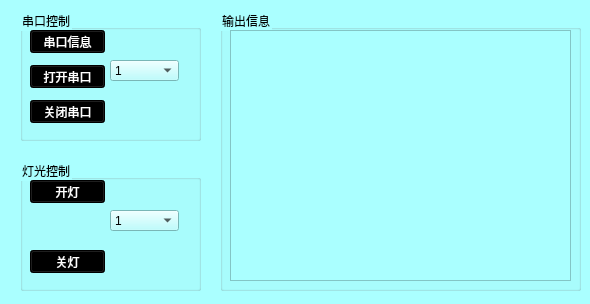
<?xml version="1.0" encoding="UTF-8"?>
<ui version="4.0">
 <class>ChuanKou</class>
 <widget class="QWidget" name="ChuanKou">
  <property name="geometry">
   <rect>
    <x>0</x>
    <y>0</y>
    <width>590</width>
    <height>304</height>
   </rect>
  </property>
  <property name="windowTitle">
   <string>Form</string>
  </property>
  <property name="styleSheet">
   <string notr="true">background-color: rgb(170, 255, 255);</string>
  </property>
  <widget class="QGroupBox" name="groupBox">
   <property name="geometry">
    <rect>
     <x>20</x>
     <y>10</y>
     <width>181</width>
     <height>131</height>
    </rect>
   </property>
   <property name="title">
    <string>串口控制</string>
   </property>
   <widget class="QComboBox" name="comboBox">
    <property name="geometry">
     <rect>
      <x>90</x>
      <y>50</y>
      <width>69</width>
      <height>21</height>
     </rect>
    </property>
    <item>
     <property name="text">
      <string>1</string>
     </property>
    </item>
    <item>
     <property name="text">
      <string>2</string>
     </property>
    </item>
    <item>
     <property name="text">
      <string>3</string>
     </property>
    </item>
    <item>
     <property name="text">
      <string>4</string>
     </property>
    </item>
    <item>
     <property name="text">
      <string>5</string>
     </property>
    </item>
    <item>
     <property name="text">
      <string>6</string>
     </property>
    </item>
    <item>
     <property name="text">
      <string>7</string>
     </property>
    </item>
    <item>
     <property name="text">
      <string>8</string>
     </property>
    </item>
    <item>
     <property name="text">
      <string>9</string>
     </property>
    </item>
    <item>
     <property name="text">
      <string>10</string>
     </property>
    </item>
    <item>
     <property name="text">
      <string>11</string>
     </property>
    </item>
    <item>
     <property name="text">
      <string>12</string>
     </property>
    </item>
   </widget>
   <widget class="QPushButton" name="pushButton_2">
    <property name="geometry">
     <rect>
      <x>10</x>
      <y>90</y>
      <width>75</width>
      <height>23</height>
     </rect>
    </property>
    <property name="styleSheet">
     <string notr="true">color: rgb(255, 255, 255);
background-color: rgb(0, 0, 0);</string>
    </property>
    <property name="text">
     <string>关闭串口</string>
    </property>
   </widget>
   <widget class="QPushButton" name="pushButton">
    <property name="geometry">
     <rect>
      <x>10</x>
      <y>55</y>
      <width>75</width>
      <height>23</height>
     </rect>
    </property>
    <property name="styleSheet">
     <string notr="true">color: rgb(255, 255, 255);
background-color: rgb(0, 0, 0);</string>
    </property>
    <property name="text">
     <string>打开串口</string>
    </property>
   </widget>
   <widget class="QPushButton" name="pushButton_5">
    <property name="geometry">
     <rect>
      <x>10</x>
      <y>20</y>
      <width>75</width>
      <height>23</height>
     </rect>
    </property>
    <property name="styleSheet">
     <string notr="true">color: rgb(255, 255, 255);
background-color: rgb(0, 0, 0);</string>
    </property>
    <property name="text">
     <string>串口信息</string>
    </property>
   </widget>
  </widget>
  <widget class="QGroupBox" name="groupBox_2">
   <property name="geometry">
    <rect>
     <x>20</x>
     <y>160</y>
     <width>181</width>
     <height>131</height>
    </rect>
   </property>
   <property name="title">
    <string>灯光控制</string>
   </property>
   <widget class="QComboBox" name="comboBox_2">
    <property name="geometry">
     <rect>
      <x>90</x>
      <y>50</y>
      <width>69</width>
      <height>21</height>
     </rect>
    </property>
    <item>
     <property name="text">
      <string>1</string>
     </property>
    </item>
    <item>
     <property name="text">
      <string>2</string>
     </property>
    </item>
    <item>
     <property name="text">
      <string>3</string>
     </property>
    </item>
    <item>
     <property name="text">
      <string>4</string>
     </property>
    </item>
    <item>
     <property name="text">
      <string>5</string>
     </property>
    </item>
    <item>
     <property name="text">
      <string>6</string>
     </property>
    </item>
    <item>
     <property name="text">
      <string>7</string>
     </property>
    </item>
    <item>
     <property name="text">
      <string>8</string>
     </property>
    </item>
    <item>
     <property name="text">
      <string>9</string>
     </property>
    </item>
    <item>
     <property name="text">
      <string>10</string>
     </property>
    </item>
    <item>
     <property name="text">
      <string>11</string>
     </property>
    </item>
    <item>
     <property name="text">
      <string>12</string>
     </property>
    </item>
    <item>
     <property name="text">
      <string>13</string>
     </property>
    </item>
    <item>
     <property name="text">
      <string>14</string>
     </property>
    </item>
    <item>
     <property name="text">
      <string>15</string>
     </property>
    </item>
    <item>
     <property name="text">
      <string>16</string>
     </property>
    </item>
   </widget>
   <widget class="QPushButton" name="openlight">
    <property name="geometry">
     <rect>
      <x>10</x>
      <y>20</y>
      <width>75</width>
      <height>23</height>
     </rect>
    </property>
    <property name="styleSheet">
     <string notr="true">color: rgb(255, 255, 255);
background-color: rgb(0, 0, 0);</string>
    </property>
    <property name="text">
     <string>开灯</string>
    </property>
   </widget>
   <widget class="QPushButton" name="pushButton_4">
    <property name="geometry">
     <rect>
      <x>10</x>
      <y>90</y>
      <width>75</width>
      <height>23</height>
     </rect>
    </property>
    <property name="styleSheet">
     <string notr="true">color: rgb(255, 255, 255);
background-color: rgb(0, 0, 0);</string>
    </property>
    <property name="text">
     <string>关灯</string>
    </property>
   </widget>
  </widget>
  <widget class="QGroupBox" name="groupBox_3">
   <property name="geometry">
    <rect>
     <x>220</x>
     <y>10</y>
     <width>361</width>
     <height>281</height>
    </rect>
   </property>
   <property name="title">
    <string>输出信息</string>
   </property>
   <widget class="QTextBrowser" name="Log">
    <property name="geometry">
     <rect>
      <x>10</x>
      <y>20</y>
      <width>341</width>
      <height>251</height>
     </rect>
    </property>
   </widget>
  </widget>
 </widget>
 <resources/>
 <connections/>
</ui>
